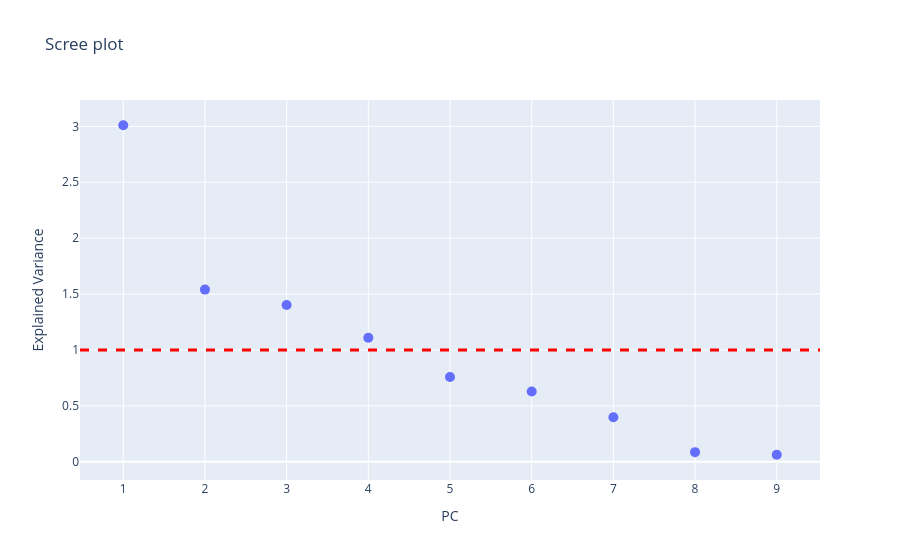

Write notebook code for a chart like this one.
### Markdown cell above
# Aplicar Scree Test e Critério de Kiaser, para sabermos o número adequado de dimensões

### Code cell
# Scree plot: gráfico dos valores próprios (explained variance) de cada componente principal

# Eixo x: números das componentes (PC1, PC2, ...), de 1 até ao número total de componentes
# Eixo y: valor próprio de cada componente, ou seja, a variância dos dados nessa direção
fig = px.scatter(x=np.arange(1, len(pca.explained_variance_) + 1),
                 y=pca.explained_variance_,
                 labels=dict(x="PC", y="Explained Variance"),
                 title="Scree plot")

# Linha horizontal em y = 1 (critério de Kaiser):
# retêm-se as componentes com valor próprio acima de 1
fig.add_hline(y=1, line_width=3, line_dash="dash", line_color="red")

# Aumenta o tamanho dos marcadores para facilitar a leitura do gráfico
fig.update_traces(marker_size=10)

# Mostra o gráfico
fig.show()

### Figure 1 — Plotly figure (JSON) as saved in the notebook; plotly's stock layout.template omitted (floating-point values rounded to 4 significant figures)
{"data": [{"hovertemplate": "PC=%{x}<br>Explained Variance=%{y}<extra></extra>", "legendgroup": "", "marker": {"color": "#636efa", "size": 10, "symbol": "circle"}, "mode": "markers", "name": "", "orientation": "v", "showlegend": false, "type": "scatter", "x": [1, 2, 3, 4, 5, 6, 7, 8, 9], "xaxis": "x", "y": [3.01, 1.54, 1.403, 1.11, 0.7589, 0.6292, 0.3984, 0.0865, 0.06337], "yaxis": "y"}], "layout": {"legend": {"tracegroupgap": 0}, "shapes": [{"line": {"color": "red", "dash": "dash", "width": 3}, "type": "line", "x0": 0, "x1": 1, "xref": "x domain", "y0": 1, "y1": 1, "yref": "y"}], "title": {"text": "Scree plot"}, "xaxis": {"anchor": "y", "domain": [0, 1], "title": {"text": "PC"}}, "yaxis": {"anchor": "x", "domain": [0, 1], "title": {"text": "Explained Variance"}}}}
